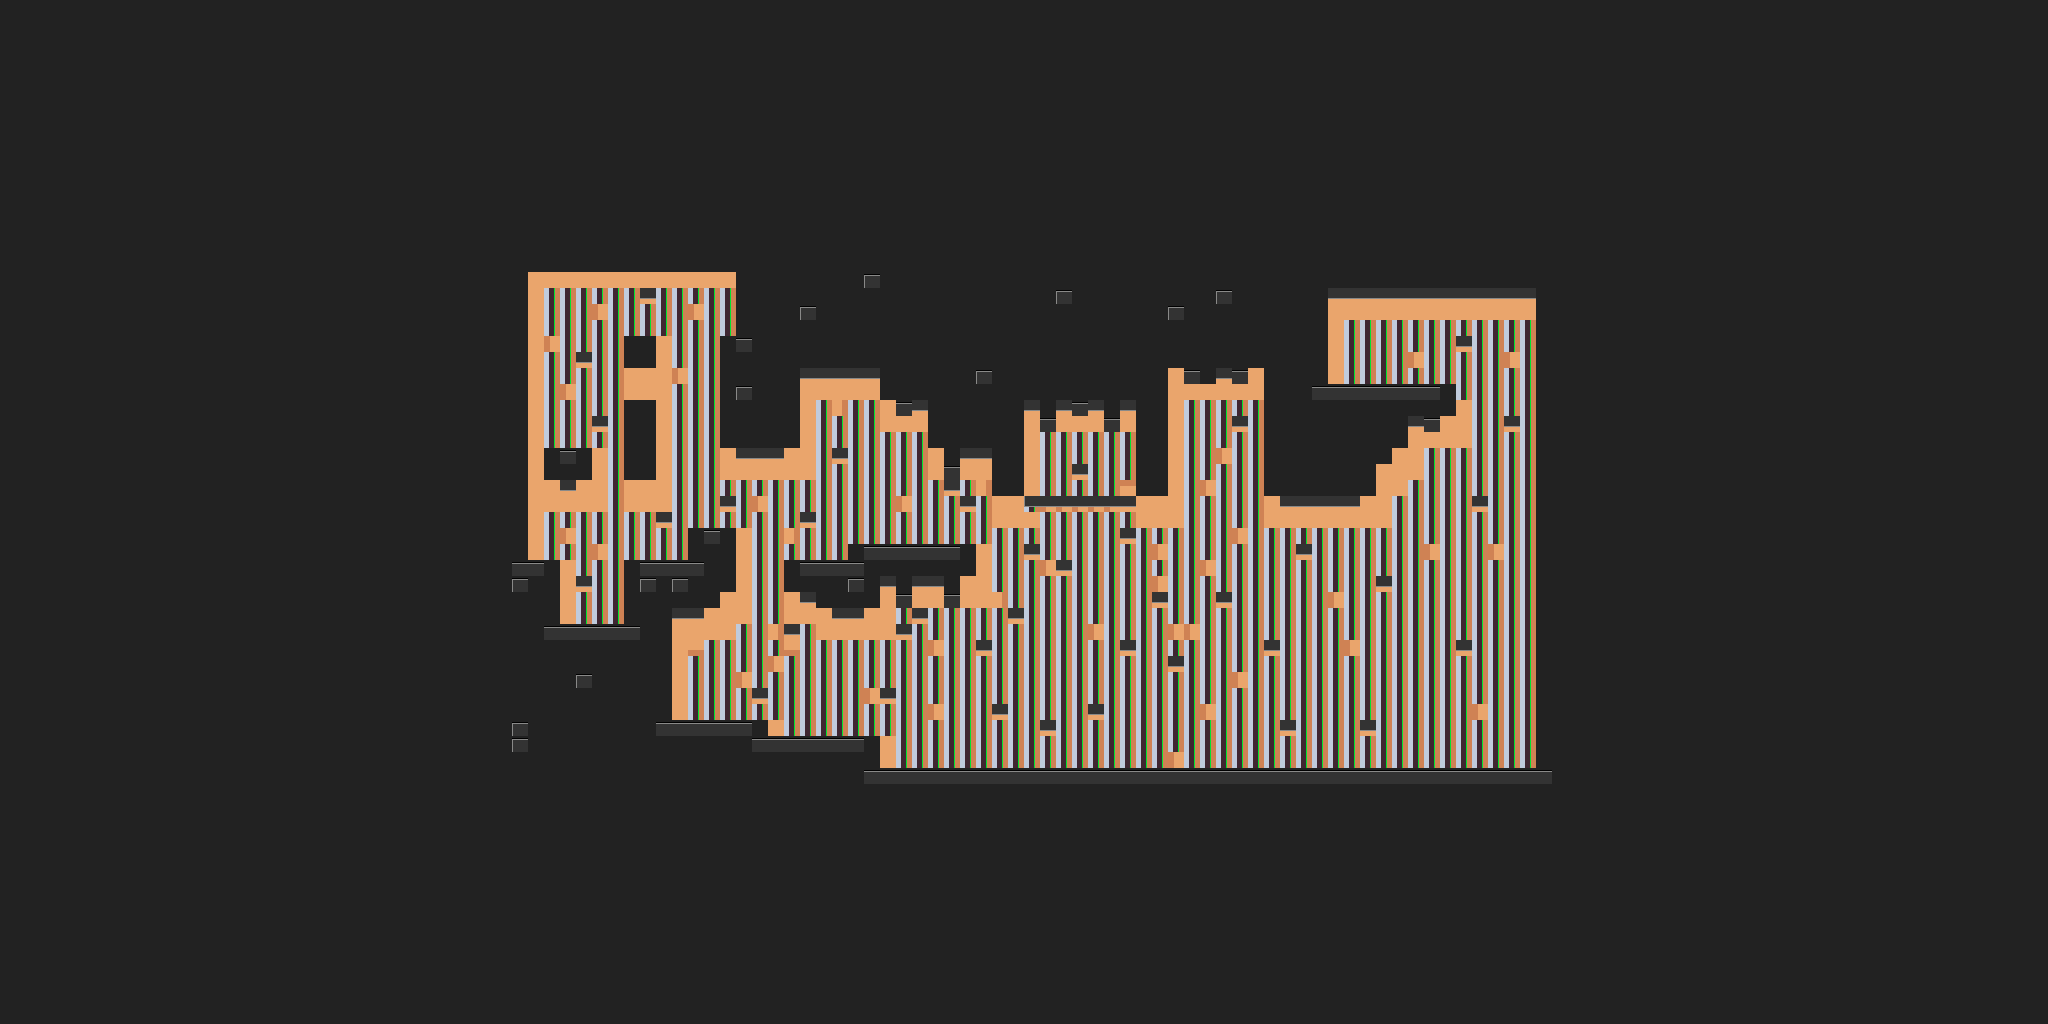

This is a level from a 2D game, rendered from its Tiled map with the project's own tilesets. A one-line summary and the map file follow, with tile-layer data summarised:
An orthogonal 128x64 tile map with 16x16 px tiles, 2 tile layers (Dungeon, Object).

<map version="1.10" tiledversion="1.11.2" orientation="orthogonal" renderorder="right-down" width="128" height="64" tilewidth="16" tileheight="16" infinite="0" nextlayerid="8" nextobjectid="4">
 <editorsettings>
  <export target="sampleMap.tmx" format="tmx" />
 </editorsettings>
 <tileset firstgid="1" source="../sheets/sampleSheet.tsx" />
 <layer id="1" name="Dungeon" width="128" height="64">
  <data>[8192 cells, 8192 non-empty, 39 distinct tile ids]</data>
 </layer>
 <layer id="6" name="Object" width="128" height="64">
  <data>[8192 cells, 0 non-empty, 0 distinct tile ids]</data>
 </layer>
</map>